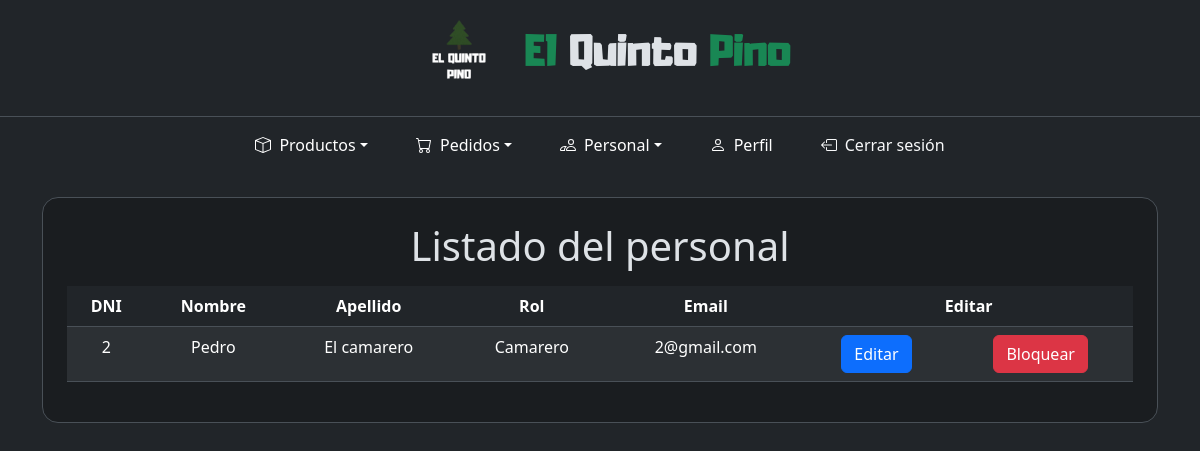
Page /encargado/personal.php (signed in) on the committed database.
### tables this page shows
CREATE TABLE `usuario` (
  `dni` varchar(255) NOT NULL,
  `password` varchar(255) NOT NULL,
  `nombre` varchar(255) NOT NULL,
  `apellido` varchar(255) NOT NULL,
  `rol` int(11) NOT NULL COMMENT '0- normal\r\n1- camarero\r\n2- encargado',
  `email` varchar(255) NOT NULL,
  `telefono` varchar(255) NOT NULL,
  `direccion` varchar(255) DEFAULT NULL,
  `estado` tinyint(1) NOT NULL COMMENT '0- desbloqueado 1- bloqueado'
);

### encargado/personal.php (the view, shortened to what this page needs)
<?php
include("../components/conexion.php");
?>
<!DOCTYPE html>
<html lang="es" data-bs-theme="dark">
<head>
    <link rel="stylesheet" href="../bootstrap/css/bootstrap.min.css" />
    <link rel="stylesheet" href="../styles.css" />
</head>
<body>
    <div class="container-fluid min-vh-100 d-flex flex-column">
        <?php
        include("../components/header.php");
        include("navbar.php");
        $usuario = $_SESSION["usuario"];
        ?>
        <main class="container my-4 flex-grow-1">
            <div class="row justify-content-center">
                <div class="col-12">
                    <section class="bg-dark-subtle border rounded-4 p-4 p-sm-4">
                        <header class="text-center mb-3">
                            <h4 class="display-6">Listado del personal</h4>
                        </header>
                        <section class="row justify-content-center ">
                            <div class="col-12 table-responsive">
                                <table class="table text-start text-md-center table-hover table-striped">
                                    <thead>
                                        <tr>
                                            <th class='d-none d-lg-table-cell'>DNI</th>
                                            <th>Nombre</th>
                                            <th>Apellido</th>
                                            <th>Rol</th>
                                            <th class='d-none d-md-table-cell'>Email</th>
                                            <th colspan="2">Editar</th>
                                        </tr>
                                    </thead>
                                    <tbody>
                                        <?php
                                        $consulta = "SELECT * FROM usuario WHERE rol = 2 OR rol = 1";
                                        $result = mysqli_query($conn, $consulta);
                                        while ($row = mysqli_fetch_array($result)) {
                                            $id = $row['dni'];
                                            $estado = $row["estado"];
                                            if ($usuario != $row["nombre"]) {
                                                if ($estado == 0) {
                                                    print("<tr>");
                                                } else {
                                                    print("<tr class='table-danger'>");
                                                }
                                                print("<td class='d-none d-lg-table-cell'>");
                                                print($row['dni']);
                                                print("</td>");
                                                print("<td>");
                                                print($row['nombre']);
                                                print("</td>");
                                                print("<td>");
                                                print($row['apellido']);
                                                print("</td>");
                                                print("<td>");
                                                if ($row['rol'] == 2) {
                                                    print("Encargado");
                                                } else if ($row['rol'] == 1) {
                                                    print("Camarero");
                                                }
                                                print("</td>");
                                                print("<td class='d-none d-md-table-cell'>");
                                                print($row['email']);
                                                print("</td>");
                                                print("<td>");
                                                print("<a href='editarPersonal.php?id=$id' class='btn btn-primary'>Editar</a>");
                                                print("</td>");
                                                print("<td class='d-none d-md-table-cell'>");
                                                if ($estado == 0) {
                                                    print("<a href='bloquearPersonal.php?id=$id' class='btn btn-danger'>Bloquear</a>");
                                                } else {
                                                    print("<a href='desbloquearPersonal.php?id=$id' class='btn btn-success'>Desloquear</a>");
                                                }
                                                print("</td>");
                                                print("</tr>");
                                            }
                                        }
                                        ?>
                                    </tbody>
                                </table>
                            </div>
                        </section>
                </div>
            </div>
        </main>
    </div>
</body>
</html>

### styles.css (style rules this page uses)
body { background-image: url(/restaurante/img/background02.jpg); background-repeat: no-repeat; background-size: cover; background-position: center; }

### rows in the picture
usuario: dni "2", nombre "Pedro", apellido "El camarero", rol "Camarero", email "2@gmail.com"
